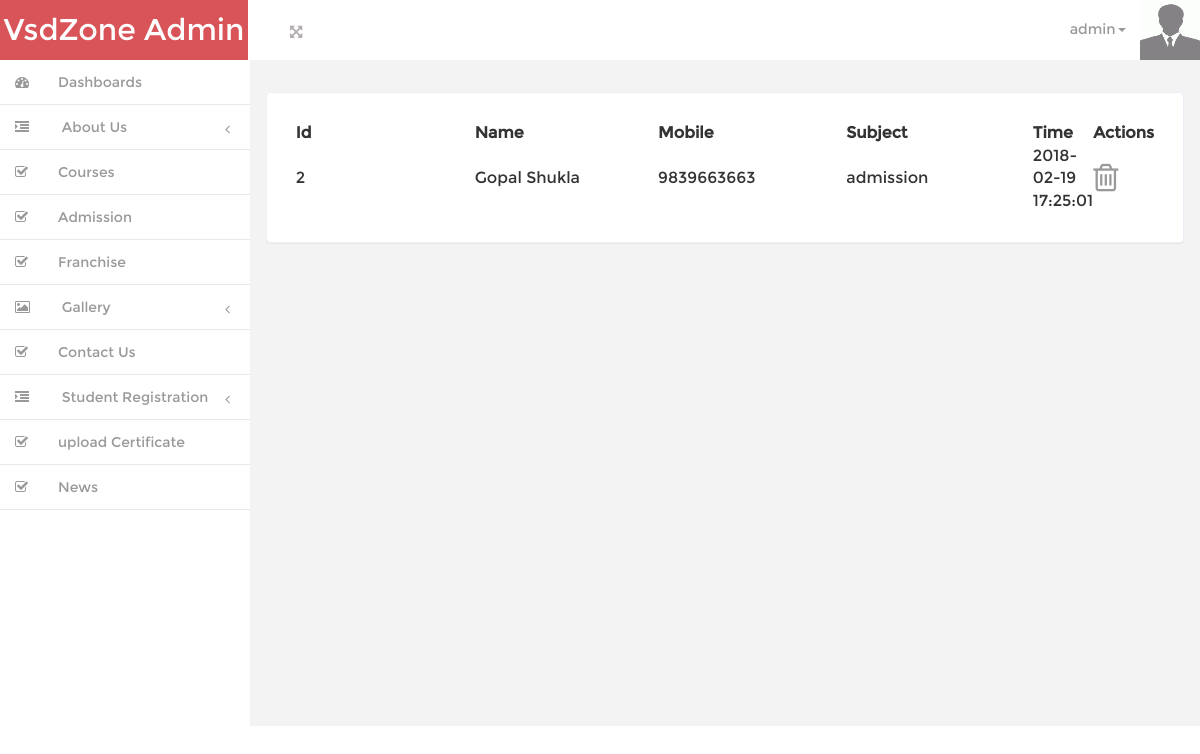
The page /theme/wpanel/contactus.php (signed in) on the database its author committed.
### tables this page shows
CREATE TABLE `contact_us` (
  `contact_id` int(11) NOT NULL,
  `name` varchar(100) NOT NULL,
  `City` text NOT NULL,
  `mobile` varchar(20) NOT NULL,
  `email` varchar(100) NOT NULL,
  `subject` varchar(100) NOT NULL,
  `course` varchar(100) NOT NULL,
  `message` text NOT NULL,
  `time` datetime NOT NULL
);

### theme/wpanel/contactus.php (the view, shortened to what this page needs)
<?php
if(isset($_SESSION["email"])!=''){
include 'layout.php';
?>
<div class="grid_3 grid_5">
    <table class="mws-datatable-fn mws-table">
                            <thead>
                                <tr>
                                    <th width="200">Id</th>
                                   <th width="200">Name</th>
                                    <th width="200">Mobile</th>
                                    <th width="200">Subject</th>
                                    <th width="45">Time</th>
                                    <th width="45">Actions</th>
                                </tr>
                            </thead>
                            <tbody>
<?php
$q="SELECT * FROM `contact_us`";
$run=mysql_query($q);
while($row=mysql_fetch_assoc($run)){
	$id=$row['contact_id'];
	$name=$row['name'];
	$mobile=$row['mobile'];
	$subject=$row['subject'];
    $time=$row['time'];
	?>
    <tr>
      <td><?php echo $id; ?></td>
      <td><?php echo $name;?></td>
      <td><?php echo $mobile;?></td>
      <td><?php echo $subject;?></td>
      <td ><?php echo $time;?></td>
      <td><a href="contact_delete.php?contact_id=<?php echo $id; ?>" >
				<i class="fa fa-trash-o fa-2x"></i>
		   </a>
	  </td>
       </tr>
      <?php } ?>
<?php
}
else {
	header('location:signin.php');
}
?>

### theme/wpanel/css/style.css (style rules this page uses)
html, body { font-family:'Montserrat-Regular'; font-size: 100%; background:#F3F3F4; overflow-x: hidden; }
body a { transition:0.5s all; -webkit-transition:0.5s all; -moz-transition:0.5s all; -o-transition:0.5s all; -ms-transition:0.5s all; }
.grid_3 { background-color: #fff; padding: 1.8em; margin-bottom: 1em; border: 1px solid #ebeff6; border-radius: 4px; -webkit-border-radius: 4px; -o-border-radius: 4px; -moz-border-radius: 4px; -ms-border-radius: 4px; -webkit-box-shadow: 0 1px 1px rgba(0,0,0,.05); box-shadow: 0 1px 1px rgba(0,0,0,.05); }
td i { color:#999; }

### rows shown on the page
contact_us: contact_id "2", name "Gopal Shukla", mobile "9839663663", subject "admission", time "2018-02-19 17:25:01"

### other values the page prints
$_SESSION["email"] "admin"
